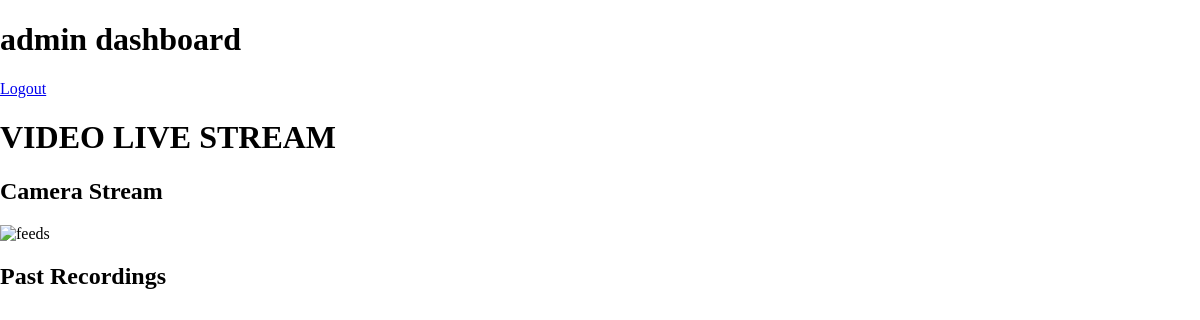
The app's page /dashboard/admin, older data.
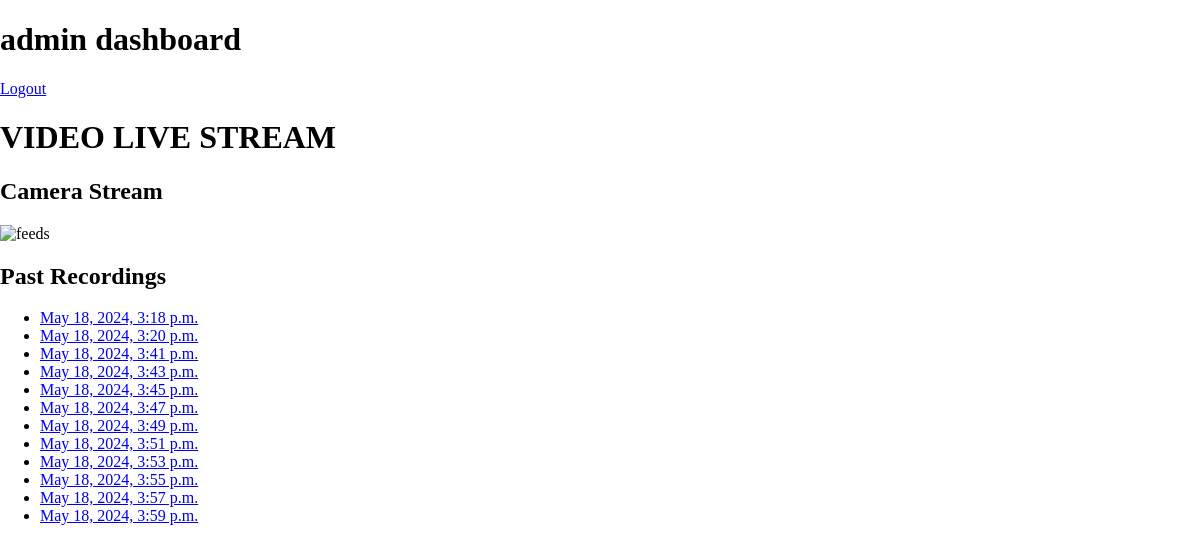
The same page, newer data.
### camera/models.py (models this page shows, shortened)
class Recording(models.Model):
    file_path = models.CharField(max_length=255)
    timestamp = models.DateTimeField(auto_now_add=True)

### camera/views.py (the view)
# urls.py: path('dashboard/admin', views.admin, name = 'admin'),
def admin(request):
   recordings = Recording.objects.all()
   return render(request, 'camera/admin_dashboard.html', {'recordings': recordings})

### templates/camera/admin_dashboard.html (shortened to what this page needs)
<!DOCTYPE html>
<html lang="en">
<head>
</head>
<body>
    <h1>admin dashboard</h1>
    <a href="{% url 'admin_logout' %}">Logout</a>
    <h1>VIDEO LIVE STREAM</h1>
    <div>
        <h2>Camera Stream</h2>
        <img src="{% url 'webcam' %}" width="640" height="480" alt="feeds">
    </div>
    <div>
        <h2>Past Recordings</h2>
        <ul>
            {% for recording in recordings %}
                <li>
                    <a href="{% url 'play_recording' recording.id %}">{{ recording.timestamp }}</a>
                </li>
            {% endfor %}
        </ul>
    </div>
</body>
</html>

### templates/camera/admin_dashboard.html (style rules this page uses)
body { margin:0; padding:0; box-sizing:border-box; }

Row changes from the older to the newer data that the page shows:
added Recording: timestamp "May 18, 2024, 3:18 p.m."
added Recording: timestamp "May 18, 2024, 3:20 p.m."
added Recording: timestamp "May 18, 2024, 3:41 p.m."
added Recording: timestamp "May 18, 2024, 3:43 p.m."
added Recording: timestamp "May 18, 2024, 3:45 p.m."
added Recording: timestamp "May 18, 2024, 3:47 p.m."
added Recording: timestamp "May 18, 2024, 3:49 p.m."
added Recording: timestamp "May 18, 2024, 3:51 p.m."
added Recording: timestamp "May 18, 2024, 3:53 p.m."
added Recording: timestamp "May 18, 2024, 3:55 p.m."
added Recording: timestamp "May 18, 2024, 3:57 p.m."
added Recording: timestamp "May 18, 2024, 3:59 p.m."
